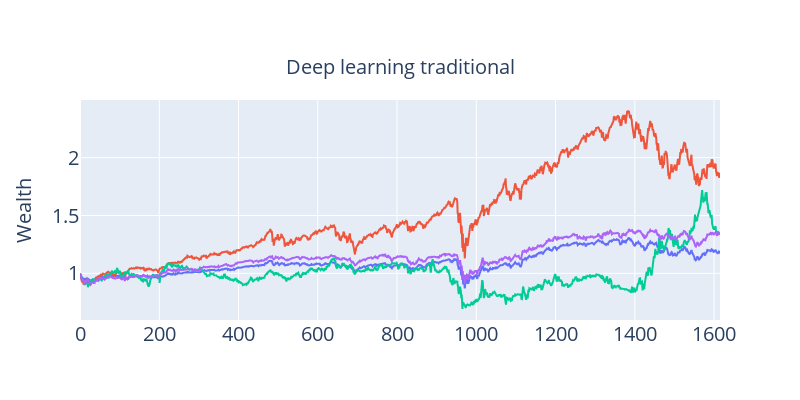

This figure's notebook cell:
### Code cell
fig = go.Figure()

fig.add_trace(go.Scatter(y=wealth_df["Indices equal"], mode = "lines"))
fig.add_trace(go.Scatter(y=wealth_df["S&P100"], mode = "lines"))
fig.add_trace(go.Scatter(y=wealth_df["MaxRetTra"], mode = "lines"))
fig.add_trace(go.Scatter(y=wealth_df["DeepLearningTra"], mode = "lines"))


fig.update_xaxes(tickfont = dict(size=20))

fig.update_yaxes(title_text = "Wealth",
                title_font = dict(size=20),
                tickfont = dict(size=20)
                 )

fig.update_layout(title=dict(text="Deep learning traditional", x=0.5, y=0.85, font=dict(size=20)),
                  showlegend=False,
                  width=800, height=400,
                  )

fig.show()

### Figure 1 — Plotly figure (JSON) as saved in the notebook; plotly's stock layout.template omitted (floating-point values rounded to 4 significant figures; data arrays with more than 128 entries replaced by an {"elided": "..."} marker saying what was removed)
{"data": [{"mode": "lines", "type": "scatter", "y": {"elided": "1616 float values"}}, {"mode": "lines", "type": "scatter", "y": {"elided": "1616 float values"}}, {"mode": "lines", "type": "scatter", "y": {"elided": "1616 float values"}}, {"mode": "lines", "type": "scatter", "y": {"elided": "1616 float values"}}], "layout": {"height": 400, "showlegend": false, "title": {"font": {"size": 20}, "text": "Deep learning traditional", "x": 0.5, "y": 0.85}, "width": 800, "xaxis": {"tickfont": {"size": 20}}, "yaxis": {"tickfont": {"size": 20}, "title": {"font": {"size": 20}, "text": "Wealth"}}}}
